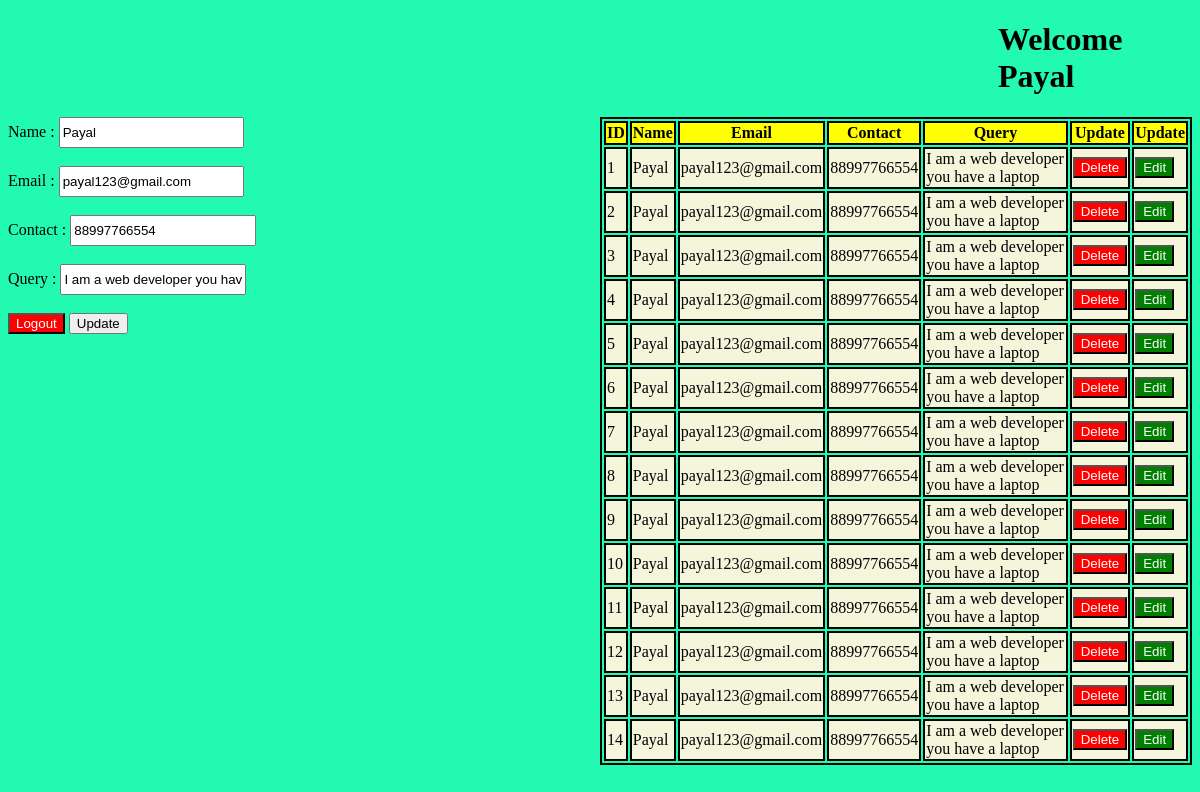
Before: /edit/2 with the older database file.
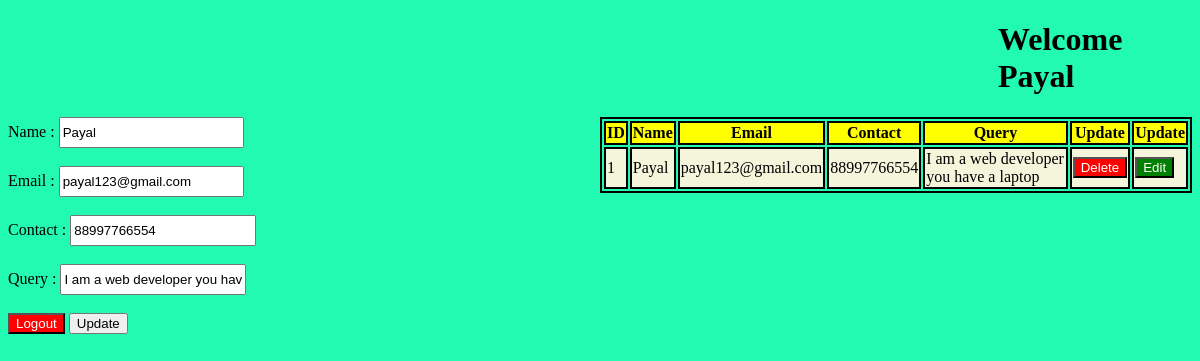
After: the same page with the newer database file.
### app/models.py (models this page shows, shortened)
class Student(models.Model):
    stu_name=models.CharField(max_length=50)
    stu_email=models.EmailField()
    stu_contact=models.IntegerField()
    stu_password=models.CharField(max_length=25)

class Query(models.Model):
    stu_name=models.CharField(max_length=50)
    stu_email=models.EmailField()
    stu_contact=models.IntegerField()
    stu_query=models.TextField()

### app/views.py (the view)
# urls.py: path('edit/<int:pk>',views.edit, name='edit'),
def edit(request,pk):
    data=Query.objects.get(id=pk)
    name=data.stu_name
    email=data.stu_email
    contact=data.stu_contact
    query=data.stu_query
    alldata=Query.objects.filter(stu_email=email)
    use_data=Student.objects.get(stu_email=email)
    email1=use_data.stu_email
    name1=use_data.stu_name
    contact1=use_data.stu_contact
    password1=use_data.stu_password
    data={
        'nm':name1,
        'em':email1,
        'con':contact1,
        'query':query
        }
    edit_detail={
        'nm':name1,
        'em':email1,
        'con':contact1,
        'query':query
    }
    return render(request,'display.html',{'data':alldata,'user':data,'key2':edit_detail})

### app/templates/display.html (shortened to what this page needs)
<!DOCTYPE html>
<html lang="en">
<head>
</head>
<body style="background-color:rgb(34, 250, 178)">
    <h1 style="padding-left: 990px;">Welcome {{user.nm}}</h1>
    <div id="main">
        {% if key2 %}
        <form action="{% url 'query' %}" method="post" style="width: 50%;">
            Name : <input type="text" name="name" value="{{user.nm}}"   id="ipt"><br><br>
            Email : <input type="text" name="email" value="{{user.em}}"  id="ipt"><br><br>
            Contact : <input type="text" name="contact" value="{{user.con}}"  id="ipt"><br><br>
            Query : <input type="text" name="query" value="{{user.query}}" id="ipt" ><br><br>
            <a href="{% url 'logout' %}"><button id="btn">Logout</button></a>
            <button type="submit">Update</button>
        </form><br><br>
        {% endif %}
        <div class="container" style="width: 50%;">
            <table class="table" style="border: 2px solid black;">
                <thead style="background-color: yellow">
                    <tr>
                        <th style="border: 2px solid black;">ID </th>
                        <th style="border: 2px solid black;">Name</th>
                        <th style="border: 2px solid black;">Email</th>
                        <th style="border: 2px solid black;">Contact</th>
                        <th style="border: 2px solid black;">Query</th>
                        <th style="border: 2px solid black;">Update</th>
                        <th style="border: 2px solid black;">Update</th>
                    </tr>
                </thead>
                <tbody style="background-color: beige;">
                    {% for i in data %}
                    <tr >
                        <td style="border: 2px solid black;">{{forloop.counter}}</td>
                        <td style="border: 2px solid black;">{{i.stu_name}}</td>
                        <td style="border: 2px solid black;">{{i.stu_email}}</td>
                        <td style="border: 2px solid black;">{{i.stu_contact}}</td>
                        <td style="border: 2px solid black;">{{i.stu_query}}</td>
                        <td style="border: 2px solid black;"><a href="{% url 'delete' pk=i.id %}"><button id="btn">Delete</button></a></td>
                        <td style="border: 2px solid black;"><a href="{% url 'edit' pk=i.id %}"><button id="btn1">Edit</button></a></td>
                    </tr>
                    {% endfor %}
                </tbody>
            </table>
        </div> <br>
    </div>
</body>
</html>

### app/templates/display.html (style rules this page uses)
#main { display: flex; justify-content: space-evenly }
#ipt { width: 30%; height: 25px; }
#btn { background-color: red; color: white; }
#btn1 { background-color: green; color: white; }

Changed rows visible on the page:
removed Query: stu_name "Payal", stu_email "payal123@gmail.com", stu_contact "88997766554", stu_query "I am a web developer you have a laptop"
removed Query: stu_name "Payal", stu_email "payal123@gmail.com", stu_contact "88997766554", stu_query "I am a web developer you have a laptop"
removed Query: stu_name "Payal", stu_email "payal123@gmail.com", stu_contact "88997766554", stu_query "I am a web developer you have a laptop"
removed Query: stu_name "Payal", stu_email "payal123@gmail.com", stu_contact "88997766554", stu_query "I am a web developer you have a laptop"
removed Query: stu_name "Payal", stu_email "payal123@gmail.com", stu_contact "88997766554", stu_query "I am a web developer you have a laptop"
removed Query: stu_name "Payal", stu_email "payal123@gmail.com", stu_contact "88997766554", stu_query "I am a web developer you have a laptop"
removed Query: stu_name "Payal", stu_email "payal123@gmail.com", stu_contact "88997766554", stu_query "I am a web developer you have a laptop"
removed Query: stu_name "Payal", stu_email "payal123@gmail.com", stu_contact "88997766554", stu_query "I am a web developer you have a laptop"
removed Query: stu_name "Payal", stu_email "payal123@gmail.com", stu_contact "88997766554", stu_query "I am a web developer you have a laptop"
removed Query: stu_name "Payal", stu_email "payal123@gmail.com", stu_contact "88997766554", stu_query "I am a web developer you have a laptop"
removed Query: stu_name "Payal", stu_email "payal123@gmail.com", stu_contact "88997766554", stu_query "I am a web developer you have a laptop"
removed Query: stu_name "Payal", stu_email "payal123@gmail.com", stu_contact "88997766554", stu_query "I am a web developer you have a laptop"
removed Query: stu_name "Payal", stu_email "payal123@gmail.com", stu_contact "88997766554", stu_query "I am a web developer you have a laptop"
